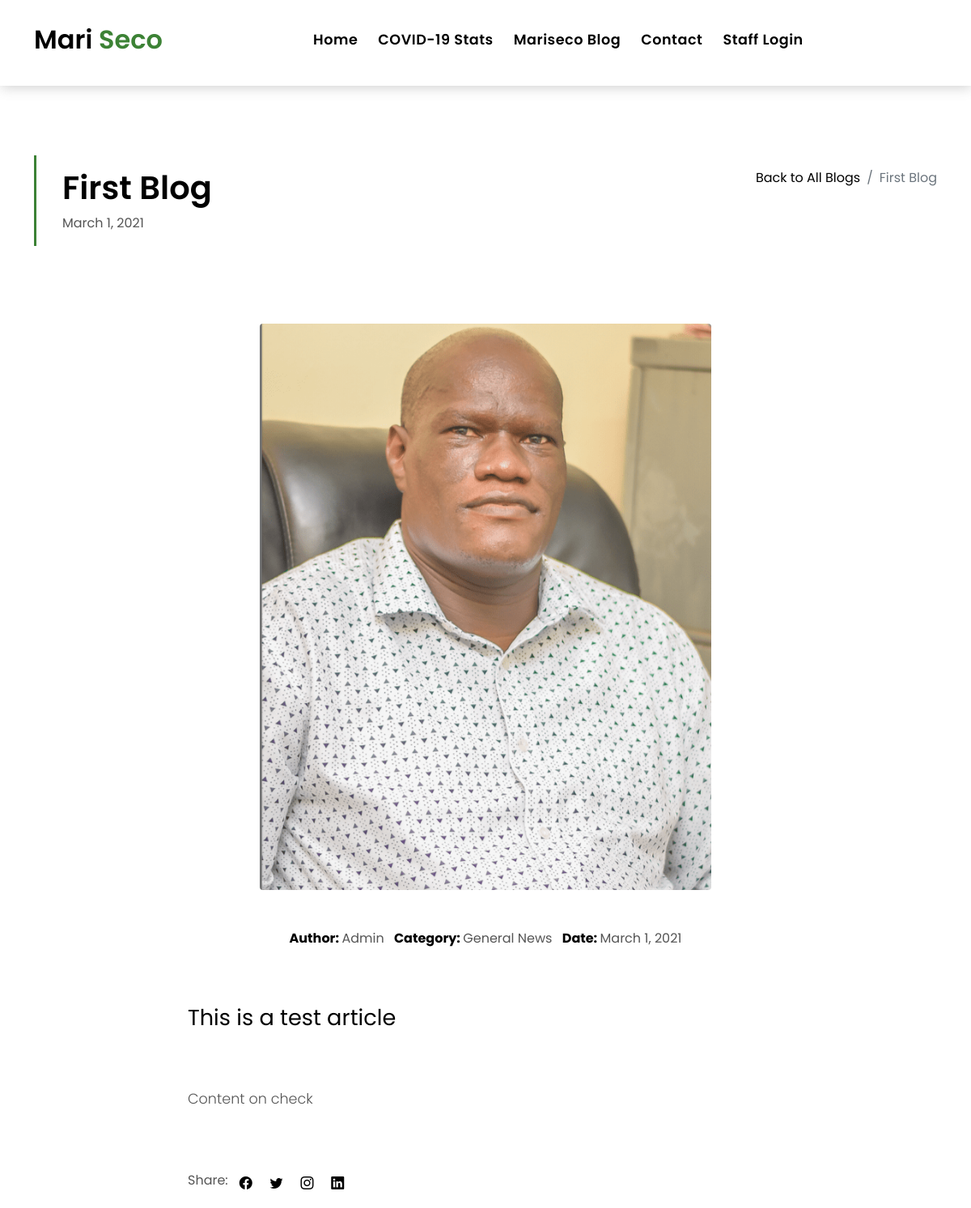
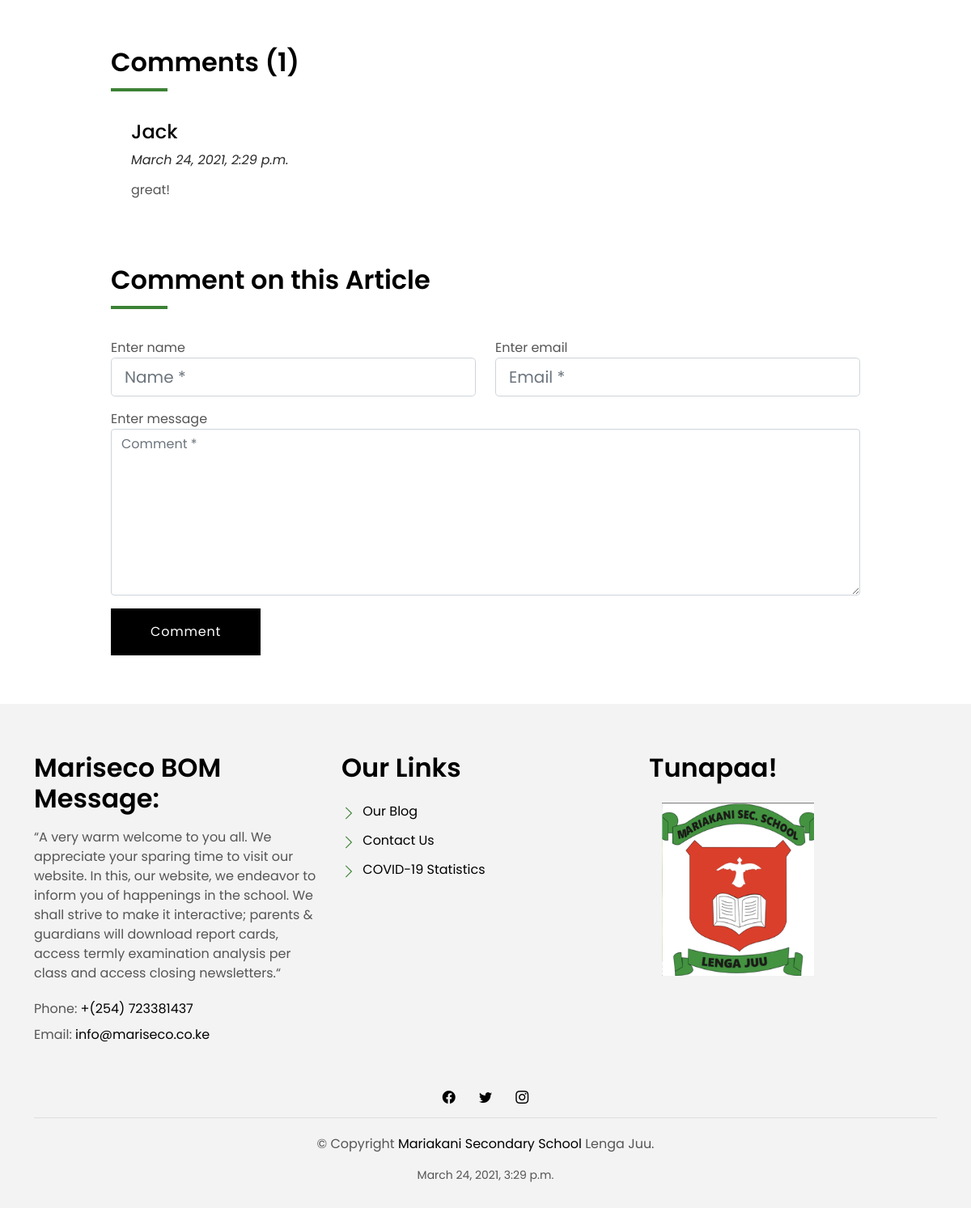
The page /article_details/1/ on the database its author committed (2 pictures, top to bottom).
### main/models.py (models this page shows, shortened)
class Blog(models.Model):
    title = models.CharField(max_length=256, help_text='Title of the Article')
    image = models.ImageField(upload_to='blogs/', help_text='Image to Display')
    tag = models.CharField(default='General News', max_length=128, help_text='Tags vary according to content, e.g: Sports, Academics, Religion tags. Defaults to "General News"')
    headline = models.TextField(help_text='This will be displayed as the main purpose of the article')
    content = models.TextField(help_text='Content of the article, this is not limited.')
    user = models.ForeignKey(User, on_delete=models.CASCADE, help_text='Article Publisher')
    created_at = models.DateField(help_text='Date of Publishement')

class Comment(models.Model):
    blog = models.ForeignKey(Blog, on_delete=models.CASCADE, related_name="comments", null=True, blank=True)
    name = models.CharField(max_length=128)
    email = models.EmailField()
    comment = models.TextField()
    created_on = models.DateTimeField(null=True, blank=True)
    active = models.BooleanField(default=False)
    class Meta:
        ordering = ['created_on']

### main/views.py (the view, shortened to what this page needs)
# urls.py: path('article_details/<int:blog_id>/', views.article_details, name='article_details'),
def article_details(request, blog_id):
    article = get_object_or_404(Blog, pk=blog_id)
    comment_count = article.comments.filter(active=True).count()
    approved_comments = article.comments.filter(active=True)
    return render(request, 'main/article_details.html', {"article": article, "comment_count": comment_count, "approved_comments": approved_comments})

### main/templates/main/article_details.html (shortened to what this page needs)
{% extends 'base.html' %}
{% load static %}
{% block content %}
    <section class="intro-single">
      <div class="container">
        <div class="row">
          <div class="col-md-12 col-lg-8">
            <div class="title-single-box">
              <h1 class="title-single"> {{ article.title }}</h1>
              <span class="color-text-a"> {{ article.created_at }}</span>
            </div>
          </div>
          <div class="col-md-12 col-lg-4">
            <nav aria-label="breadcrumb" class="breadcrumb-box d-flex justify-content-lg-end">
              <ol class="breadcrumb">
                <li class="breadcrumb-item">
                  <a href="{% url 'blog' %}">Back to All Blogs</a>
                </li>
                <li class="breadcrumb-item active" aria-current="page">
                  {{ article.title }}
                </li>
              </ol>
            </nav>
          </div>
        </div>
    </section>
    <section class="news-single nav-arrow-b">
      <div class="container">
        <div class="row">
          <div class="col-sm-12">
            <div class="news-img-box">
            <br>
            <br>
              <img style="max-height: 700px; max-width:1000px;" src="{{ article.image.url }}" alt="" class="img-fluid rounded mx-auto d-block">
            </div>
          </div>
          <div class="col-md-10 offset-md-1 col-lg-8 offset-lg-2">
            <div class="post-information">
              <ul class="list-inline text-center color-a">
                <li class="list-inline-item mr-2">
                  <strong>Author: </strong>
                  <span class="color-text-a"> {{ article.user | capfirst }}</span>
                </li>
                <li class="list-inline-item mr-2">
                  <strong>Category: </strong>
                  <span class="color-text-a"> {{ article.tag }}</span>
                </li>
                <li class="list-inline-item">
                  <strong>Date: </strong>
                  <span class="color-text-a"> {{ article.created_at }}</span>
                </li>
              </ul>
            </div>
            <div class="post-content color-text-a">
              <p class="post-intro">
                {{ article.headline }}
              </p>
              <p>
                {{ article.content }}
              </p>
            </div>
            <div class="post-footer">
              <div class="post-share">
                <span>Share: </span>
                <ul class="list-inline socials">
                  <li class="list-inline-item">
                    <a href="#">
                      <i class="bi bi-facebook" aria-hidden="true"></i>
                    </a>
                  </li>
                  <li class="list-inline-item">
                    <a href="#">
                      <i class="bi bi-twitter" aria-hidden="true"></i>
                    </a>
                  </li>
                  <li class="list-inline-item">
                    <a href="#">
                      <i class="bi bi-instagram" aria-hidden="true"></i>
                    </a>
                  </li>
                  <li class="list-inline-item">
                    <a href="#">
                      <i class="bi bi-linkedin" aria-hidden="true"></i>
                    </a>
                  </li>
                </ul>
              </div>
            </div>
          </div>
            <div class="col-md-10 offset-md-1 col-lg-10 offset-lg-1">
            <div class="title-box-d">
              <h3 class="title-d">Comments ({{ comment_count }})</h3>
            </div>
            <div class="box-comments">
              <ul class="list-comments">
               {% for approved_comment in approved_comments.all %}
                  <li>
                  <div class="comment-details">
                    <h4 class="comment-author"> {{ approved_comment.name | capfirst }}</h4>
                    <span>{{ approved_comment.created_on }}</span>
                    <p class="comment-description">
                      {{ approved_comment.comment }}
                    </p>
                  </div>
                </li>
                {% endfor %}
              </ul>
            </div>
      <div class="form-comments">
    <div class="title-box-d">
      <h3 class="title-d">Comment on this Article</h3>
    </div>
    <form class="form-a" action="{% url 'article_details' article.id %}" method='POST'>
      <div class="row">
        <div class="col-md-6 mb-3">
          <div class="form-group">
            <label for="inputName">Enter name</label>
            <input type="text" name="user_name" class="form-control form-control-lg form-control-a" id="inputName" placeholder="Name *" required>
          </div>
        </div>
        <div class="col-md-6 mb-3">
          <div class="form-group">
            <label for="inputEmail1">Enter email</label>
            <input type="email" name="user_email" class="form-control form-control-lg form-control-a" id="inputEmail1" placeholder="Email *" required>
          </div>
        </div>
        <div class="col-md-12 mb-3">
          <div class="form-group">
            <label for="textMessage">Enter message</label>
            <textarea id="textMessage" class="form-control" placeholder="Comment *" name="user_comment" cols="45" rows="8" required></textarea>
          </div>
        </div>
        <div class="col-md-12">
          <button type="submit" class="btn btn-a">Comment</button>
        </div>
      </div>
    </form>
    </div>
    </div>
    </div>
    </div>
    </section>
{% endblock %}

### main/templates/base.html (shortened to what this page needs)
<!DOCTYPE html>
{% load static %}
<html lang="en">
<head>
  <link rel="stylesheet" href="https://cdn.jsdelivr.net/gh/Wruczek/Bootstrap-Cookie-Alert@gh-pages/cookiealert.css">
  <link href="{% static 'vendor/animate.css/animate.min.css' %}" rel="stylesheet">
  <link href="{% static 'vendor/bootstrap/css/bootstrap.min.css' %}" rel="stylesheet">
  <link href="{% static 'vendor/bootstrap-icons/bootstrap-icons.css' %}" rel="stylesheet">
  <link href="{% static 'vendor/swiper/swiper-bundle.min.css' %}" rel="stylesheet">
  <link href="{% static '//maxcdn.bootstrapcdn.com/bootstrap/4.1.1/css/bootstrap.min.css' %}" rel="stylesheet" id="bootstrap-css">
  <link rel="stylesheet" type="text/css" href="{% static 'css/style.css' %}">
</head>
<body>
  <nav class="navbar navbar-default navbar-trans navbar-expand-lg fixed-top">
    <div class="container">
      <h4>
      <a class="navbar-brand text-brand" href="{% url 'home' %}"> Mari<span class="color-b"> Seco</span></a>
      </h4>
      {% if user.is_authenticated %}
      <div class="navbar-collapse collapse justify-content-center" id="navbarDefault">
        <ul class="navbar-nav">
          <li class="nav-item">
            <a class="nav-link {% block nav_home %}{% endblock nav_home %}" href="{% url 'home' %}">Home</a>
          </li>
          <li class="nav-item">
            <a class="nav-link {% block nav_about %}{% endblock nav_about %}" href="{% url 'covid_stats' %}">COVID-19 Stats</a>
          </li>
          <li class="nav-item">
            <a class="nav-link {% block nav_blog %}{% endblock nav_blog %}" href="{% url 'blog' %}">Mariseco Blog</a>
          </li>
          <li class="nav-item">
            <a class="nav-link {% block nav_contact %}{% endblock nav_contact %}" href="{% url 'contact' %}">Contact</a>
          </li>
          <li class="nav-item">
            <a class="nav-link" href="{% url 'profile' %}">Logged in as <span class="color-b"> {{ user | capfirst }}</span></a>
          </li>
          <li class="nav-item">
            <a class="nav-link" href="{% url 'create' %}">Write Articles</a>
          </li>
          <li class="nav-item">
            <a class="nav-link" href="{% url 'logout' %}">Logout</a>
          </li>
        </ul>
      </div>
      {% else %}
      <div class="navbar-collapse collapse justify-content-center" id="navbarDefault">
        <ul class="navbar-nav">
          <li class="nav-item">
            <a class="nav-link" href="{% url 'home' %}">Home</a>
          </li>
          <li class="nav-item">
            <a class="nav-link" href="{% url 'covid_stats' %}">COVID-19 Stats</a>
          </li>
          <li class="nav-item">
            <a class="nav-link" href="{% url 'blog' %}">Mariseco Blog</a>
          </li>
          <li class="nav-item">
            <a class="nav-link" href="{% url 'contact' %}">Contact</a>
          </li>
          <li class="nav-item">
            <a class="nav-link" href="{% url 'login' %}">Staff Login</a>
          </li>
        </ul>
      </div>
      {% endif %}
    </div>
  </nav>
  {% block content %}
  {% endblock %}
  <section class="section-footer">
    <div class="container">
      <div class="row">
        <div class="col-sm-12 col-md-4">
          <div class="widget-a">
            <div class="w-header-a">
              <h3 class="w-title-a text-brand">Mariseco BOM Message:</h3>
            </div>
            <div class="w-body-a">
              <p class="w-text-a color-text-a">
                “A very warm welcome to you all.
                We appreciate your sparing time to visit our website.
                In this, our website, we endeavor to inform you of happenings in the school.
                We shall strive to make it interactive; parents & guardians will download report cards,
                access termly examination analysis per class and access closing newsletters.“
              </p>
            </div>
            <div class="w-footer-a">
              <ul class="list-unstyled">
                <li class="color-a">
                  <span class="color-text-a">Phone:</span> +(254) 723381437
                </li>
                <li class="color-a">
                  <span class="color-text-a">Email:</span> info@mariseco.co.ke
                </li>
              </ul>
            </div>
          </div>
        </div>
        <div class="col-sm-12 col-md-4 section-md-t3">
          <div class="widget-a">
            <div class="w-header-a">
              <h3 class="w-title-a text-brand">Our Links</h3>
            </div>
            <div class="w-body-a">
              <div class="w-body-a">
                <ul class="list-unstyled">
                  <li class="item-list-a">
                    <i class="bi bi-chevron-right"></i> <a href="{% url 'blog' %}">Our Blog</a>
                  </li>
                  <li class="item-list-a">
                    <i class="bi bi-chevron-right"></i> <a href="{% url 'contact' %}">Contact Us</a>
                  </li>
                  <li class="item-list-a">
                    <i class="bi bi-chevron-right"></i> <a href="{% url 'covid_stats' %}">COVID-19 Statistics</a>
                  </li>
                </ul>
              </div>
            </div>
          </div>
        </div>
        <div class="col-sm-12 col-md-4 section-md-t3">
          <div class="widget-a">
            <div class="w-header-a">
              <h3 class="w-title-a text-brand">Tunapaa!</h3>
            </div>
            <div class="w-body-a">
               <img width="220px" height="230px" src="{% static 'img/logo.png' %}" alt="" class="nav-link rounded">
            </div>
          </div>
        </div>
      </div>
    </div>
  </section>
  <footer>
    <div class="container">
      <div class="row">
        <div class="col-md-12">
          <div class="socials-a">
            <ul class="list-inline">
              <li class="list-inline-item">
                <a href="#">
                  <i class="bi bi-facebook" aria-hidden="true"></i>
                </a>
              </li>
              <li class="list-inline-item">
                <a href="#">
                  <i class="bi bi-twitter" aria-hidden="true"></i>
                </a>
              </li>
              <li class="list-inline-item">
                <a href="#">
                  <i class="bi bi-instagram" aria-hidden="true"></i>
                </a>
              </li>
            </ul>
          </div>
          <div class="copyright-footer">
            <p class="copyright color-text-a">
              &copy; Copyright
              <span class="color-a">Mariakani Secondary School</span> Lenga Juu.
            </p>
          </div>
          <div class="credits">
             {% now "DATETIME_FORMAT" %}
          </div>
        </div>
      </div>
    </div>
  </footer>
</body>
</html>

### rows shown on the page
Blog: title "First Blog", created_at "March 1, 2021", image (picture), user "Admin", tag "General News", headline "This is a test article", content "Content on check"
Comment: name "Jack", created_on "March 24, 2021, 2:29 p.m.", comment "great!"

### other values the page prints
{{ comment_count }} "1"
